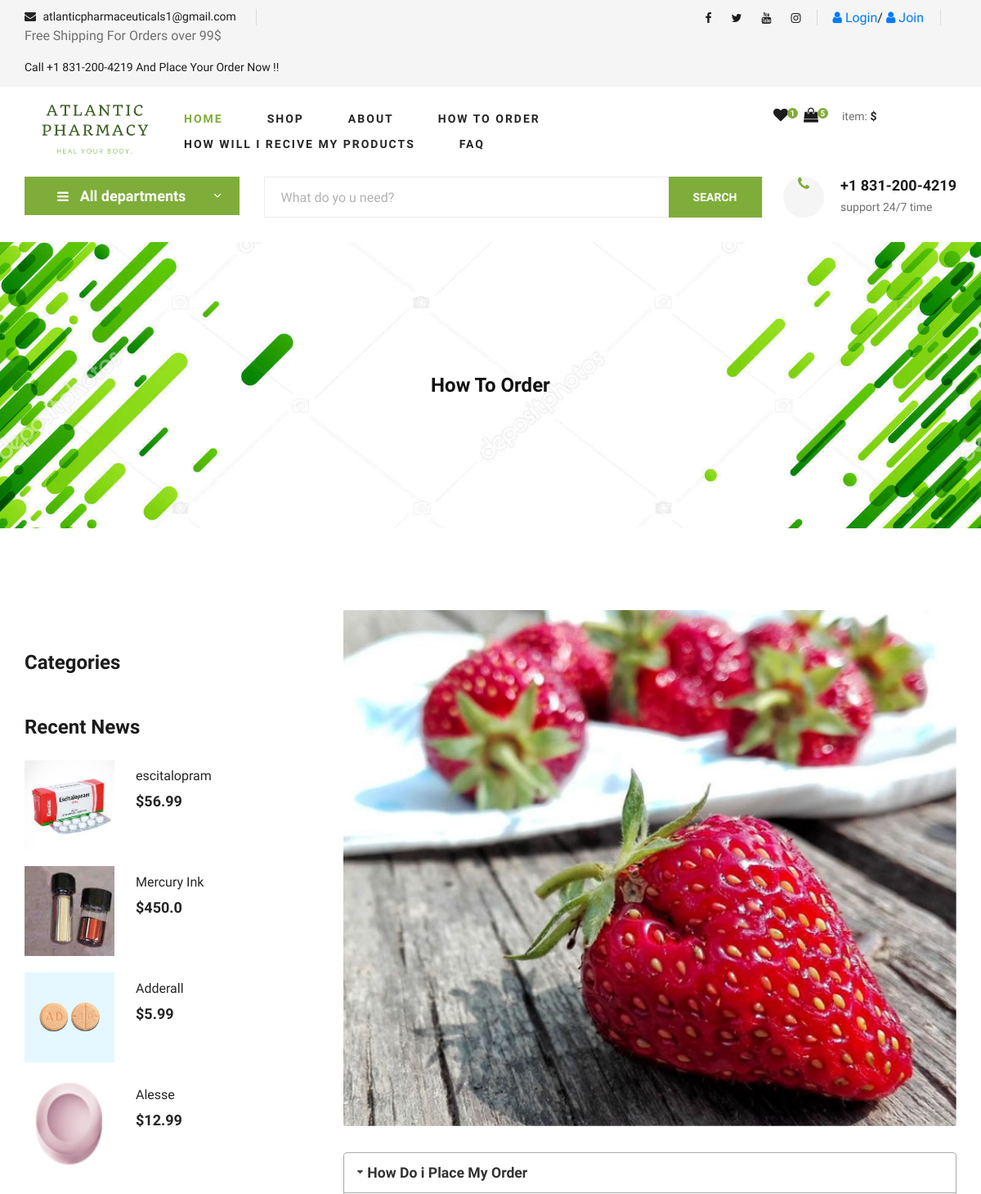
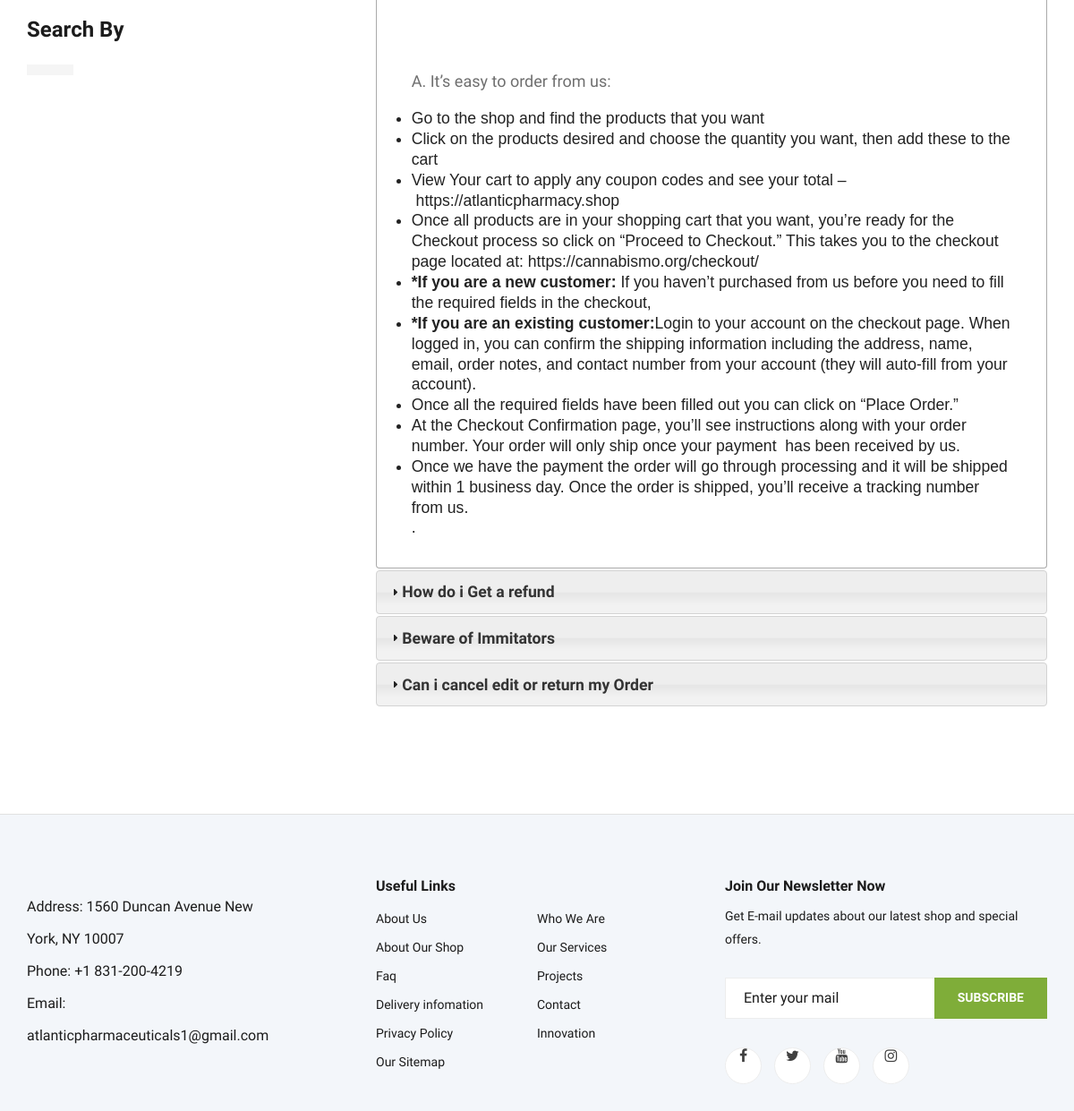
/pay/, run on the app's committed database (2 pictures, top to bottom).
### home/models.py (models this page shows, shortened)
class Setting(models.Model):
    objects = None
    STATUS = (
        ('True', 'True'),
        ('False', 'False'),
    )
    title = models.CharField(max_length=150)
    keywords = models.CharField(max_length=255)
    description = models.CharField(max_length=255)
    company = models.CharField(max_length=50)
    address = models.CharField(blank=True, max_length=100)
    phone = models.CharField(blank=True, max_length=15)
    fax = models.CharField(blank=True, max_length=15)
    email = models.CharField(blank=True, max_length=50)
    smtpserver = models.CharField(blank=True, max_length=20)
    smtpemail = models.CharField(blank=True, max_length=20)
    smtppassword = models.CharField(blank=True, max_length=10)
    smtpport = models.CharField(blank=True, max_length=5)
    icon = models.ImageField(blank=True, upload_to='images/')
    facebook = models.CharField(blank=True, max_length=50)
    instagram = models.CharField(blank=True, max_length=50)
    twitter = models.CharField(blank=True, max_length=50)
    youtube = models.CharField(blank=True, max_length=50)
    aboutus = RichTextUploadingField(blank=True)
    contact = RichTextUploadingField(blank=True)
    references = RichTextUploadingField(blank=True)
    status = models.CharField(max_length=10, choices=STATUS)
    create_at = models.DateTimeField(auto_now_add=True)
    update_at = models.DateTimeField(auto_now=True)

class PAY(models.Model):
    STATUS = (
        ('True', 'True'),
        ('False', 'False'),
    )
    ordernumber = models.IntegerField()
    question = models.CharField(max_length=200)
    answer = RichTextUploadingField()
    status = models.CharField(max_length=10, choices=STATUS)
    create_at = models.DateTimeField(auto_now_add=True)
    update_at = models.DateTimeField(auto_now=True)

### product/models.py (models this page shows, shortened)
class Product(models.Model):
    STATUS = (
        ('True', 'True'),
        ('False', 'False'),
    )
    VARIANTS = (
        ('None', 'None'),
        ('Size', 'Size'),
        ('Color', 'Color'),
        ('Size-Color', 'Size-Color'),
    )
    category = models.ForeignKey(Category, on_delete=models.CASCADE)
    title = models.CharField(max_length=150)
    keywords = models.CharField(max_length=255)
    description = models.CharField(max_length=255)
    image = models.ImageField(upload_to='images/',null=False)
    price = models.FloatField()
    stock = models.IntegerField()
    amount = models.IntegerField()
    minamount = models.IntegerField()
    variant = models.CharField(max_length=10, choices=VARIANTS, default='None')
    detail = RichTextUploadingField()
    slug = models.SlugField(null=False, unique=True)
    status = models.CharField(max_length=10, choices=STATUS)
    create_at = models.DateTimeField(auto_now_add=True)
    update_at = models.DateTimeField(auto_now=True)
    def image_tag(self):
        if self.image.url is not None:
            return mark_safe('<img src="{}" height="50"/>'.format(self.image.url))
    image_tag.short_description = 'Image'

### home/views.py (the view)
# urls.py: path('pay/', views.pay, name='pay'),
def pay(request):
    setting = Setting.objects.get(pk=1)
    category = Category.objects.all()
    pay = PAY.objects.filter(status="True").order_by("ordernumber")
    products_top2 = Product.objects.all().order_by('?')[:4]
    context = {'pay': pay,
               'setting': setting,
               'category': category,
               'products_top2': products_top2,
               }
    return render(request, 'pay.html', context)

### home/templatetags/myapptags.py (called while the page is built)
@register.simple_tag
def shopcartcount(userid):
    count = ShopCart.objects.filter(user_id=userid).count()
    return count

### home/templates/pay.html (shortened to what this page needs)
{% extends 'base.html' %}
{% load static %}
{% block content %}
{% load mptt_tags %}
{% block header %}
   {% include "header.html" %}
{% endblock %}
    <section class="blog-details-hero set-bg" data-setbg="{% static 'img/banner-green.jpg' %}">
        <div class="container">
            <div class="row">
                <div class="col-lg-12">
                    <div class="blog__details__hero__text">
                        <h4><strong>How To Order   </strong></h4>
                    </div>
                </div>
            </div>
        </div>
    </section>
    <section class="blog-details spad">
        <div class="container">
            <div class="row">
                <div class="col-lg-4 col-md-5 order-md-1 order-2">
                    <div class="blog__sidebar">
                        <div class="blog__sidebar__item">
                            <h4>Categories</h4>
                        </div>
                        <div class="blog__sidebar__item">
                            <h4>Recent News</h4>
                            <div class="blog__sidebar__recent">
                            {% for rs in products_top2 %}
                            <a href="/order/addtoshopcart/{{ rs.id}}" class="latest-product__item">
                                <div class="latest-product__item__pic">
                                    <img src="{{rs.image.url}}" alt="/product/{{ rs.id }}/{{ rs.slug }}">
                                </div>
                                <div class="latest-product__item__text">
                                    <h6 href="/product/{{ rs.id }}/{{ rs.slug }}" >{{ rs.title }}</h6>
                                    <span>${{ rs.price }}</span>
                                </div>
                            </a>
                            {% endfor %}
                            </div>
                        </div>
                        <div class="blog__sidebar__item">
                            <h4>Search By</h4>
                            <div class="blog__sidebar__item__tags">
                                    {% recursetree category %}
                        <a href="/category/{{node.id }}/{{ node.slug }}"> {{ node.title }}</a>
{% endrecursetree %}
                            </div>
                        </div>
                    </div>
                </div>
                <div class="col-lg-8 col-md-7 order-md-1 order-1">
                    <div class="blog__details__text">
                        <img src="img/blog/details/details-pic.jpg" alt="">
                        <div id="accordion">
                            {% for rs in pay %}
                            <h3>{{ rs.question }}</h3>
                            <div>
                                <p>
                                    {{ rs.answer | safe }}.
                                </p>
                            </div>
                            {% endfor %}
                        </div>
                    </div>
                </div>
            </div>
        </div>
    </section>
 {% endblock %}

### home/templates/base.html (shortened to what this page needs)
{% load static %}
<html lang="zxx">
<head>
    <link rel="stylesheet" href="{% static 'css/bootstrap.min.css' %}" type="text/css">
    <link rel="stylesheet" href="{% static 'css/font-awesome.min.css' %}" type="text/css">
    <link rel="stylesheet" href="{% static 'css/elegant-icons.css' %}" type="text/css">
    <link rel="stylesheet" href="{% static 'css/nice-select.css' %}" type="text/css">
    <link rel="stylesheet" href="{% static 'css/jquery-ui.min.css' %}" type="text/css">
    <link rel="stylesheet" href="{% static 'css/owl.carousel.min.css' %}" type="text/css">
    <link rel="stylesheet" href="{% static 'css/slicknav.min.css' %}" type="text/css">
    <link rel="stylesheet" href="{% static 'css/style.css' %}" type="text/css">
    <link rel="stylesheet" href="{% static 'css/main.css' %}" type="text/css">
    <link rel="stylesheet" href="//code.jquery.com/ui/1.12.1/themes/base/jquery-ui.css">
</head>
<body>
                                          {% load myapptags %}
                                     {% shopcartcount user.id as count %}
<header class="header">
    <div class="header__top">
        <div class="container">
            <div class="row">
                <div class="col-lg-6 col-md-6">
                    <div class="header__top__left">
                        <ul>
                             <li><i class="fa fa-envelope"></i> {{ setting.email}}</li>
            <li>{{ setting.references|safe }} Call +1 831-200-4219 And Place Your Order Now !!</li>
                        </ul>
                    </div>
                </div>
                <div class="col-lg-6 col-md-6">
                    <div class="header__top__right">
                        <div class="header__top__right__social">
<a href="{{ setting.facebook|safe }}"><i class="fa fa-facebook"></i></a>
        <a href="{{ setting.twitter|safe }}"><i class="fa fa-twitter"></i></a>
        <a href="{{ setting.youtube|safe }}"><i class="fa fa-youtube"></i></a>
        <a href="{{ setting.instagram|safe }}"><i class="fa fa-instagram"></i></a>
                        </div>
                        <div class="header__top__right__language">
                            {% if user.id is not None %}
                            <div href="/user">My Account</div>
                            <span class="arrow_carrot-down"></span>
                          <ul class="header__menu__dropdown">
<li><a href="/user/favourites" class="fa fa-heart">My Wish list</a></li>
                <li><a href="/user/orders" class="fa fa-exchange">My Orders</a></li>
                <li><a href="/user/comments" class="fa fa-check">My Comments</a></li>
                <li> <a href="/logout/"><i class="fa fa-unlock-alt"></i> logout</a></li>
                      </ul>
                        </div>
                          <strong class=""text-uppercase>{{ user.first_name}} </strong>||
                        <a href="/logout/"><i class="fa fa-unlock-alt"></i> logout</a>
                        <div class="header__top__right__auth">
                            {% else  %}
                            <a href="/login/"><i class="fa fa-user"></i> Login</a>/
                            <a href="/signup/"><i class="fa fa-user"></i> Join</a>
                            {% endif %}
                        </div>
                    </div>
                </div>
            </div>
        </div>
    </div>
    <div class="container">
        <div class="row">
            <div class="col-lg-2">
                <div class="header__logo">
                    <a href=""><img src="{% static 'img/logos/yes.png' %}" alt=""></a>
                </div>
            </div>
            <div class="col-lg-6">
                <nav class="header__menu">
                    <ul>
                        <li class="active"><a href="/home/">Home</a></li>
                        <li><a href="/category/">Shop</a></li>
                        <li><a href="/about/">About</a>
                        </li>
                        <li><a href="/pay/">How to Order</a></li>
                        <li><a href="/prodinfo/">How will i recive my Products</a></li>
                        <li><a href="/faq/">FAQ</a></li>
                    </ul>
                </nav>
            </div>
            <div class="col-lg-3">
                <div class="header__cart">
                    <ul>
                        <li><a href="#"><i class="fa fa-heart"></i> <span>1</span></a></li>
                        <li><a href="/shopcart/"><i class="fa fa-shopping-bag"></i>
                                                                {% load myapptags %}
                                     {% shopcartcount user.id as count %}
                                    <span>{{ count }}</span></a></li>
                    </ul>
                    <div class="header__cart__price">item: <span>${{ total }}</span></div>
                </div>
            </div>
        </div>
    </div>
</header>
{% block content %}
{% endblock %}
<footer class="footer spad">
    <div class="container">
        <div class="row">
            <div class="col-lg-3 col-md-6 col-sm-6">
                <div class="footer__about">
                    <ul>
                        <li>Address: {{ setting.address}}</li>
                        <li>Phone: {{ setting.phone}}</li>
                        <li>Email: {{ setting.email}}</li>
                    </ul>
                </div>
            </div>
            <div class="col-lg-4 col-md-6 col-sm-6 offset-lg-1">
                <div class="footer__widget">
                    <h6>Useful Links</h6>
                    <ul>
                        <li><a href="/about/">About Us</a></li>
                        <li><a href="/about/">About Our Shop</a></li>
                        <li><a href="/faq/">Faq</a></li>
                        <li><a href="/faq/">Delivery infomation</a></li>
                        <li><a href="/faq/">Privacy Policy</a></li>
                        <li><a href="/contact/">Our Sitemap</a></li>
                    </ul>
                    <ul>
                        <li><a href="/contact/">Who We Are</a></li>
                        <li><a href="/about/">Our Services</a></li>
                        <li><a href="/about/">Projects</a></li>
                        <li><a href="/contact/">Contact</a></li>
                        <li><a href="/faq/">Innovation</a></li>
                    </ul>
                </div>
            </div>
            <div class="col-lg-4 col-md-12">
                <div class="footer__widget">
                    <h6>Join Our Newsletter Now</h6>
                    <p>Get E-mail updates about our latest shop and special offers.</p>
                    <form action="#">
                        <input type="text" placeholder="Enter your mail">
                        <button type="submit" class="site-btn">Subscribe</button>
                    </form>
                    <div class="footer__widget__social">
                      <a href="{{ setting.facebook|safe }}"><i class="fa fa-facebook"></i></a>
        <a href="{{ setting.twitter|safe }}"><i class="fa fa-twitter"></i></a>
        <a href="{{ setting.youtube|safe }}"><i class="fa fa-youtube"></i></a>
        <a href="{{ setting.instagram|safe }}"><i class="fa fa-instagram"></i></a>
                    </div>
                </div>
            </div>
        </div>
    </div>
</footer>
<link rel="stylesheet" href="https://ajax.googleapis.com/ajax/libs/jqueryui/1.11.4/themes/smoothness/jquery-ui.css">
    </body>
</html>

### home/templates/header.html (shortened to what this page needs)
{% load static %}
<section class="hero hero-normal">
    <div class="container">
        <div class="row">
            <div class="col-lg-3">
                <div class="hero__categories">
                    <div class="hero__categories__all">
                        <i class="fa fa-bars"></i>
                        <span>All departments</span>
                    </div>
                        {% load mptt_tags %}
                </div>
            </div>
            <div class="col-lg-9">
                <div class="hero__search">
                    <div class="hero__search__form">
                        <form action="/search/" method="post">
                            <input id="query" name="query" type="text" placeholder="What do yo u need?">
                            <button type="submit" class="site-btn">SEARCH</button>
                        </form>
                    </div>
                    <div class="hero__search__phone">
                        <div class="hero__search__phone__icon">
                            <i class="fa fa-phone"></i>
                        </div>
                        <div class="hero__search__phone__text">
                            <h5>{{ setting.phone}}</h5>
                            <span>support 24/7 time</span>
                        </div>
                    </div>
                </div>
            </div>
        </div>
    </div>
</section>

### data on the page
Setting: email "atlanticpharmaceuticals1@gmail.com", references "Free Shipping For Orders over 99$", phone "+1 831-200-4219", address "1560 Duncan Avenue New York, NY 10007"
Product: image (picture), title "escitalopram", price "56.99"
Product: image (picture), title "Mercury Ink", price "450.0"
Product: image (picture), title "Adderall", price "5.99"
Product: image (picture), title "Alesse", price "12.99"
PAY: question "How Do i Place My Order", answer "A. It’s easy to order from us: Go to the shop and find the products that you want Click on the products desired and choose the quantity you want, then add these to the cart View Your cart to apply any coupon codes and see your total – https://atlanticpharmacy.shop Once all products are in your shopping cart that you want, you’re ready for the Checkout process so click on “Proceed to Checkout.” This takes you to the checkout page located at: https://cannabismo.org/checkout/ *If you are a new customer: If you haven’t purchased from us before you need to fill the required fields in the checkout, *If you are an existing customer: Login to your account on the checkout page. When logged in, you…"
PAY: question "How do i Get a refund"
PAY: question "Beware of Immitators"
PAY: question "Can i cancel edit or return my Order"

### other printed values
{{ count }} "5"
